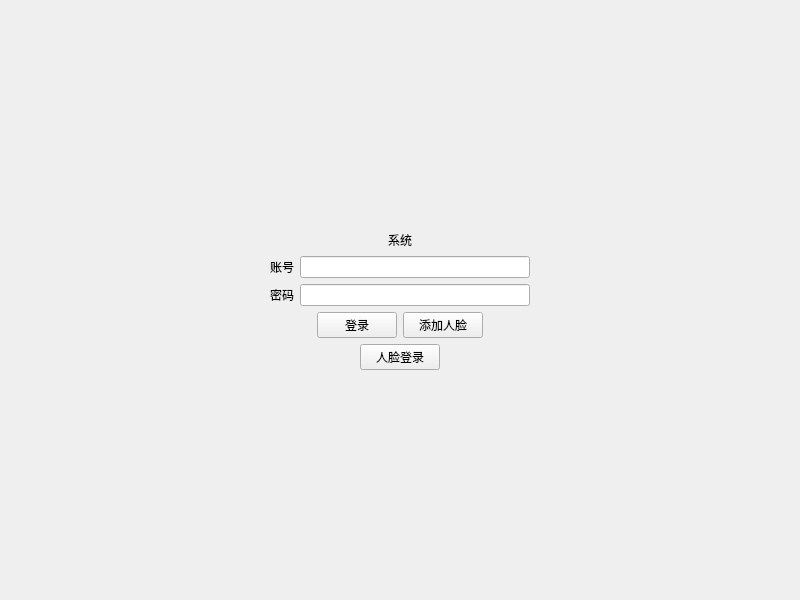
<?xml version="1.0" encoding="UTF-8"?>
<ui version="4.0">
 <class>MainWindow</class>
 <widget class="QMainWindow" name="MainWindow">
  <property name="geometry">
   <rect>
    <x>0</x>
    <y>0</y>
    <width>800</width>
    <height>600</height>
   </rect>
  </property>
  <property name="windowTitle">
   <string>MainWindow</string>
  </property>
  <property name="styleSheet">
   <string notr="true">#centralwidget{
border-image: url(:/image/1.png);}</string>
  </property>
  <widget class="QWidget" name="centralwidget">
   <layout class="QHBoxLayout" name="horizontalLayout_9">
    <item>
     <layout class="QVBoxLayout" name="verticalLayout_3">
      <item>
       <spacer name="verticalSpacer">
        <property name="orientation">
         <enum>Qt::Vertical</enum>
        </property>
        <property name="sizeHint" stdset="0">
         <size>
          <width>20</width>
          <height>40</height>
         </size>
        </property>
       </spacer>
      </item>
      <item>
       <layout class="QVBoxLayout" name="verticalLayout_2">
        <item>
         <layout class="QVBoxLayout" name="verticalLayout">
          <item>
           <layout class="QHBoxLayout" name="horizontalLayout_3">
            <item>
             <spacer name="horizontalSpacer">
              <property name="orientation">
               <enum>Qt::Horizontal</enum>
              </property>
              <property name="sizeHint" stdset="0">
               <size>
                <width>40</width>
                <height>20</height>
               </size>
              </property>
             </spacer>
            </item>
            <item>
             <widget class="QLabel" name="label">
              <property name="styleSheet">
               <string notr="true">font: 22pt &quot;Microsoft YaHei UI&quot;;</string>
              </property>
              <property name="text">
               <string>系统</string>
              </property>
             </widget>
            </item>
            <item>
             <spacer name="horizontalSpacer_2">
              <property name="orientation">
               <enum>Qt::Horizontal</enum>
              </property>
              <property name="sizeHint" stdset="0">
               <size>
                <width>40</width>
                <height>20</height>
               </size>
              </property>
             </spacer>
            </item>
           </layout>
          </item>
          <item>
           <layout class="QHBoxLayout" name="horizontalLayout_4">
            <item>
             <spacer name="horizontalSpacer_3">
              <property name="orientation">
               <enum>Qt::Horizontal</enum>
              </property>
              <property name="sizeHint" stdset="0">
               <size>
                <width>40</width>
                <height>20</height>
               </size>
              </property>
             </spacer>
            </item>
            <item>
             <layout class="QHBoxLayout" name="horizontalLayout">
              <item>
               <widget class="QLabel" name="label_2">
                <property name="text">
                 <string>账号</string>
                </property>
               </widget>
              </item>
              <item>
               <widget class="QLineEdit" name="lineEdit_account"/>
              </item>
             </layout>
            </item>
            <item>
             <spacer name="horizontalSpacer_4">
              <property name="orientation">
               <enum>Qt::Horizontal</enum>
              </property>
              <property name="sizeHint" stdset="0">
               <size>
                <width>40</width>
                <height>20</height>
               </size>
              </property>
             </spacer>
            </item>
           </layout>
          </item>
          <item>
           <layout class="QHBoxLayout" name="horizontalLayout_5">
            <item>
             <spacer name="horizontalSpacer_5">
              <property name="orientation">
               <enum>Qt::Horizontal</enum>
              </property>
              <property name="sizeHint" stdset="0">
               <size>
                <width>40</width>
                <height>20</height>
               </size>
              </property>
             </spacer>
            </item>
            <item>
             <layout class="QHBoxLayout" name="horizontalLayout_2">
              <item>
               <widget class="QLabel" name="label_3">
                <property name="text">
                 <string>密码</string>
                </property>
               </widget>
              </item>
              <item>
               <widget class="QLineEdit" name="lineEdit_passwd"/>
              </item>
             </layout>
            </item>
            <item>
             <spacer name="horizontalSpacer_6">
              <property name="orientation">
               <enum>Qt::Horizontal</enum>
              </property>
              <property name="sizeHint" stdset="0">
               <size>
                <width>40</width>
                <height>20</height>
               </size>
              </property>
             </spacer>
            </item>
           </layout>
          </item>
          <item>
           <layout class="QHBoxLayout" name="horizontalLayout_7">
            <item>
             <spacer name="horizontalSpacer_7">
              <property name="orientation">
               <enum>Qt::Horizontal</enum>
              </property>
              <property name="sizeHint" stdset="0">
               <size>
                <width>40</width>
                <height>20</height>
               </size>
              </property>
             </spacer>
            </item>
            <item>
             <layout class="QHBoxLayout" name="horizontalLayout_6">
              <item>
               <widget class="QPushButton" name="pushButton_login">
                <property name="text">
                 <string>登录</string>
                </property>
               </widget>
              </item>
              <item>
               <widget class="QPushButton" name="pushButton_register">
                <property name="text">
                 <string>添加人脸</string>
                </property>
               </widget>
              </item>
             </layout>
            </item>
            <item>
             <spacer name="horizontalSpacer_8">
              <property name="orientation">
               <enum>Qt::Horizontal</enum>
              </property>
              <property name="sizeHint" stdset="0">
               <size>
                <width>40</width>
                <height>20</height>
               </size>
              </property>
             </spacer>
            </item>
           </layout>
          </item>
         </layout>
        </item>
        <item>
         <layout class="QHBoxLayout" name="horizontalLayout_8">
          <item>
           <spacer name="horizontalSpacer_9">
            <property name="orientation">
             <enum>Qt::Horizontal</enum>
            </property>
            <property name="sizeHint" stdset="0">
             <size>
              <width>40</width>
              <height>20</height>
             </size>
            </property>
           </spacer>
          </item>
          <item>
           <widget class="QPushButton" name="pushButton">
            <property name="text">
             <string>人脸登录</string>
            </property>
           </widget>
          </item>
          <item>
           <spacer name="horizontalSpacer_10">
            <property name="orientation">
             <enum>Qt::Horizontal</enum>
            </property>
            <property name="sizeHint" stdset="0">
             <size>
              <width>40</width>
              <height>20</height>
             </size>
            </property>
           </spacer>
          </item>
         </layout>
        </item>
       </layout>
      </item>
      <item>
       <spacer name="verticalSpacer_2">
        <property name="orientation">
         <enum>Qt::Vertical</enum>
        </property>
        <property name="sizeHint" stdset="0">
         <size>
          <width>20</width>
          <height>40</height>
         </size>
        </property>
       </spacer>
      </item>
     </layout>
    </item>
   </layout>
  </widget>
 </widget>
 <resources>
  <include location="image.qrc"/>
 </resources>
 <connections/>
</ui>
